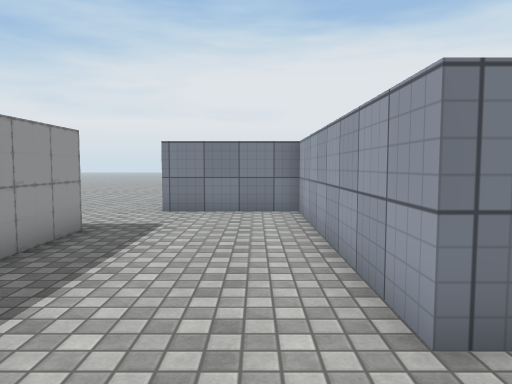
[1] (above)

20 first-person views from a walk through a 3-D level made in the Unity game engine. The camera is 1.3 m above the floor, tilts 4° down and sees 70° across. The floor is counted in squares, 1 m on a side. Each view is taken from the middle of a square. On the plan, view 1 faces up. The plan holds only what a view shows up to about 15 squares ahead; the rest is blank. The place goes on beyond the plan. Some surface patterns are stand-ins.

[2]
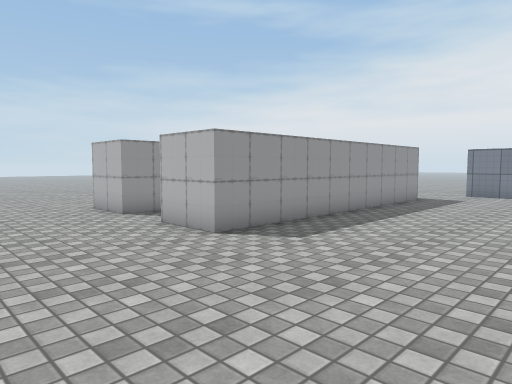

[3]
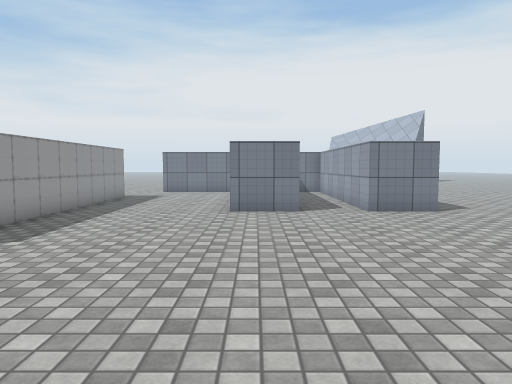

[4]
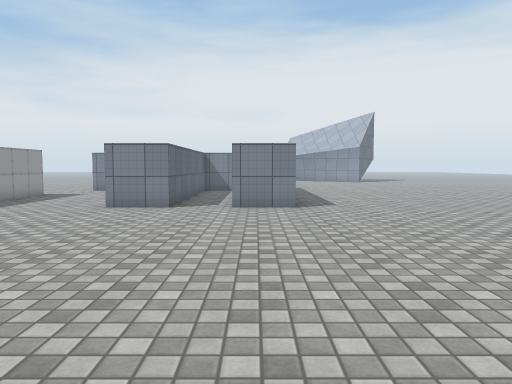

[5]
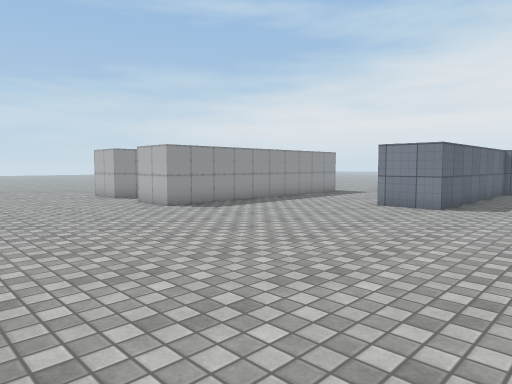

[6]
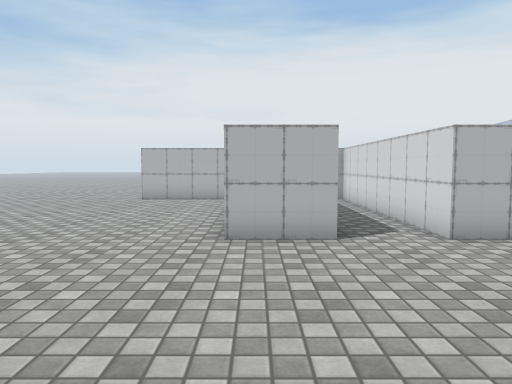

[7]
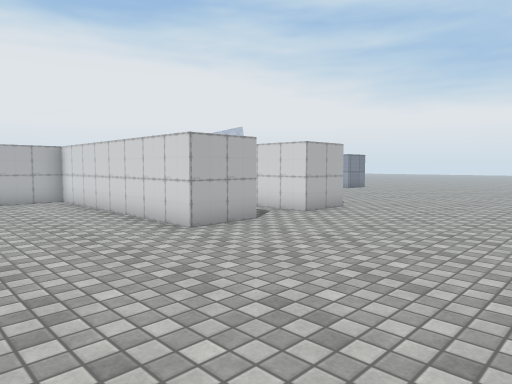

[8]
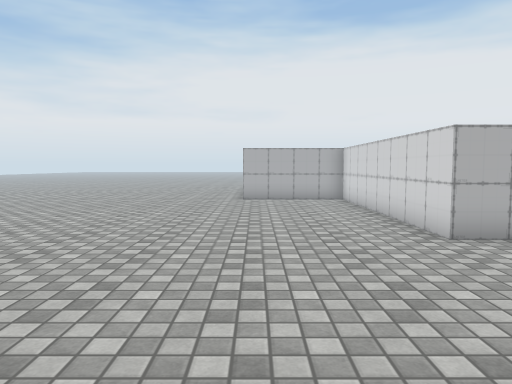

[9]
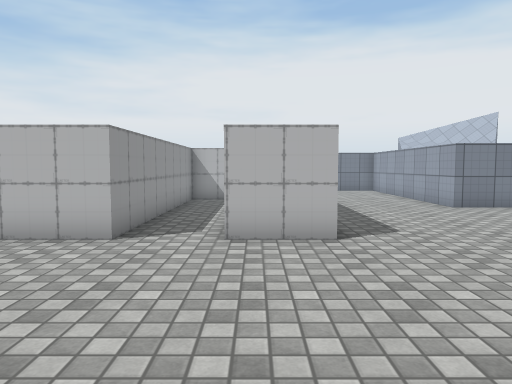

[10]
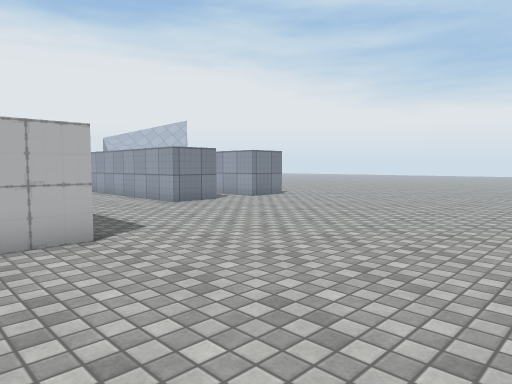

[11]
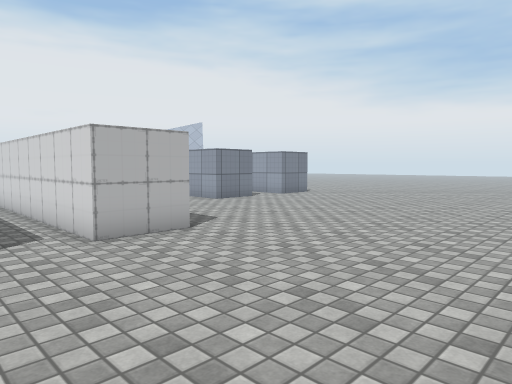

[12]
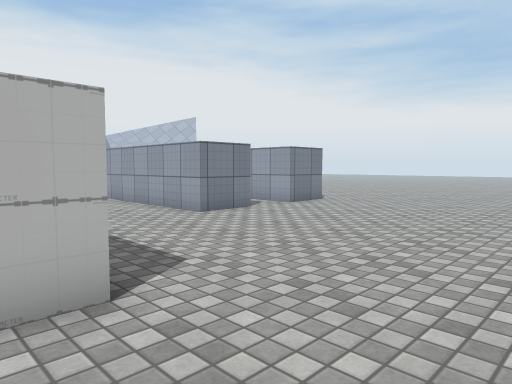

[13]
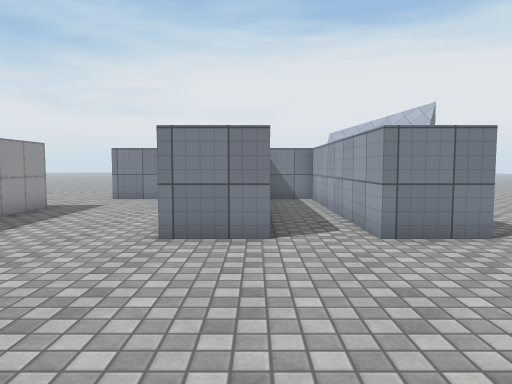

[14]
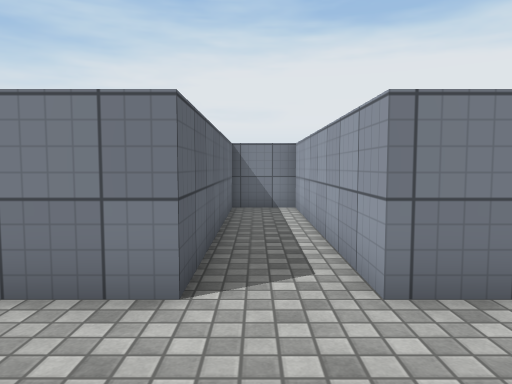

[15]
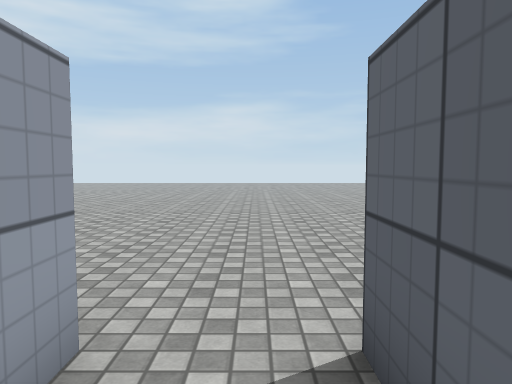

[16]
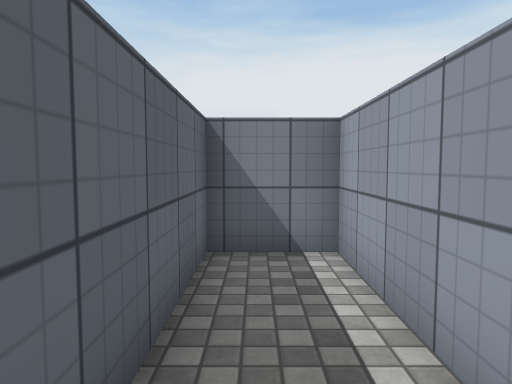

[17]
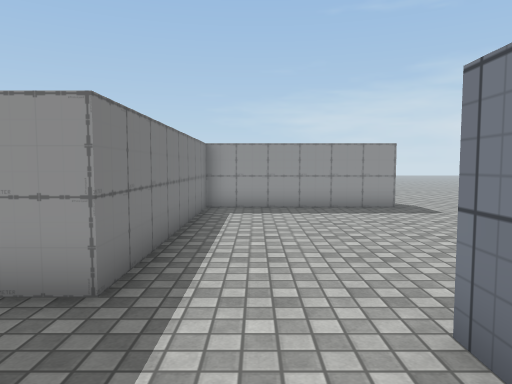

[18]
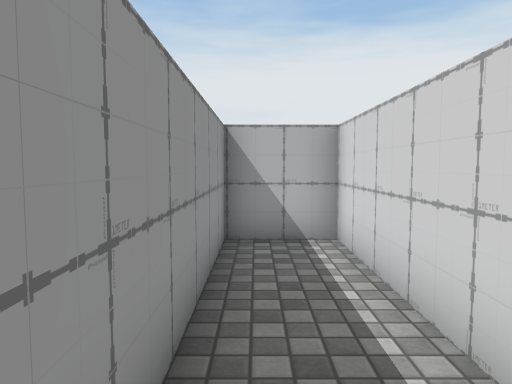

[19]
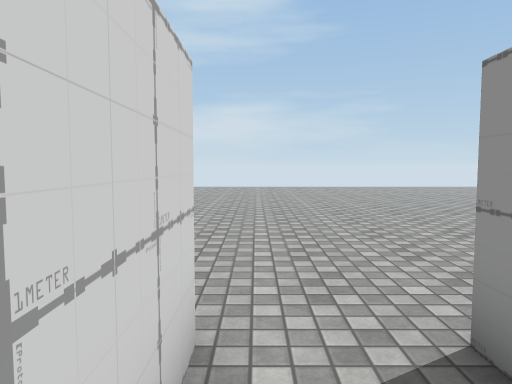

[20]
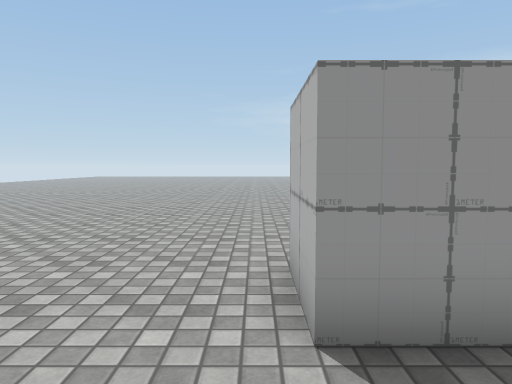

### Floor plan
Points are (right, up) in squares from view 1. A wall is a line through its corners. A room is listed if a view was taken in it or the views show most of it. See-through windows are left out.
Room 1 (views 1, 2, 3, 4, 5, 6, 7, 8, 9, 10, 11, 12, 13, 14, 15, 16, 17, 18, 19, 20)
walls: (6.5, 2.5) (5.3, 2.5) (5.3, 10.5) (3.3, 10.5) (3.3, 2.5) (1.3, 2.5) (1.3, 10.5) (-2.8, 10.5); (-4.6, 7.4) (-3.6, 7.4) (-3.6, -2.6) (-5.6, -2.6) (-5.6, 5.4) (-7.6, 5.4) (-7.6, -2.6) (-9.6, -2.6) (-9.6, 5.4) (-13.5, 5.4)
ways out: opening at (-14, 5); opening at (-3.3, 9); opening at (8.5, 1.2)

Positions as (right, up) in squares from view 1, and headings:
1: (0, 0), facing up
2: (2, -7), facing up-left
3: (2, -8), facing up
4: (6, -9), facing up
5: (7, -9), facing up-left
6: (-9, -9), facing up
7: (-14, -9), facing up-right
8: (-13, -9), facing up
9: (-5, -9), facing up
10: (-6, -9), facing up-right
11: (-8, -9), facing up-right
12: (-5, -6), facing up-right
13: (3, -4), facing up
14: (4, -1), facing up
15: (4, 5), facing down
16: (4, 5), facing up
17: (0, 9), facing left
18: (-7, -1), facing up
19: (-6, 0), facing down
20: (-5, -3), facing left
